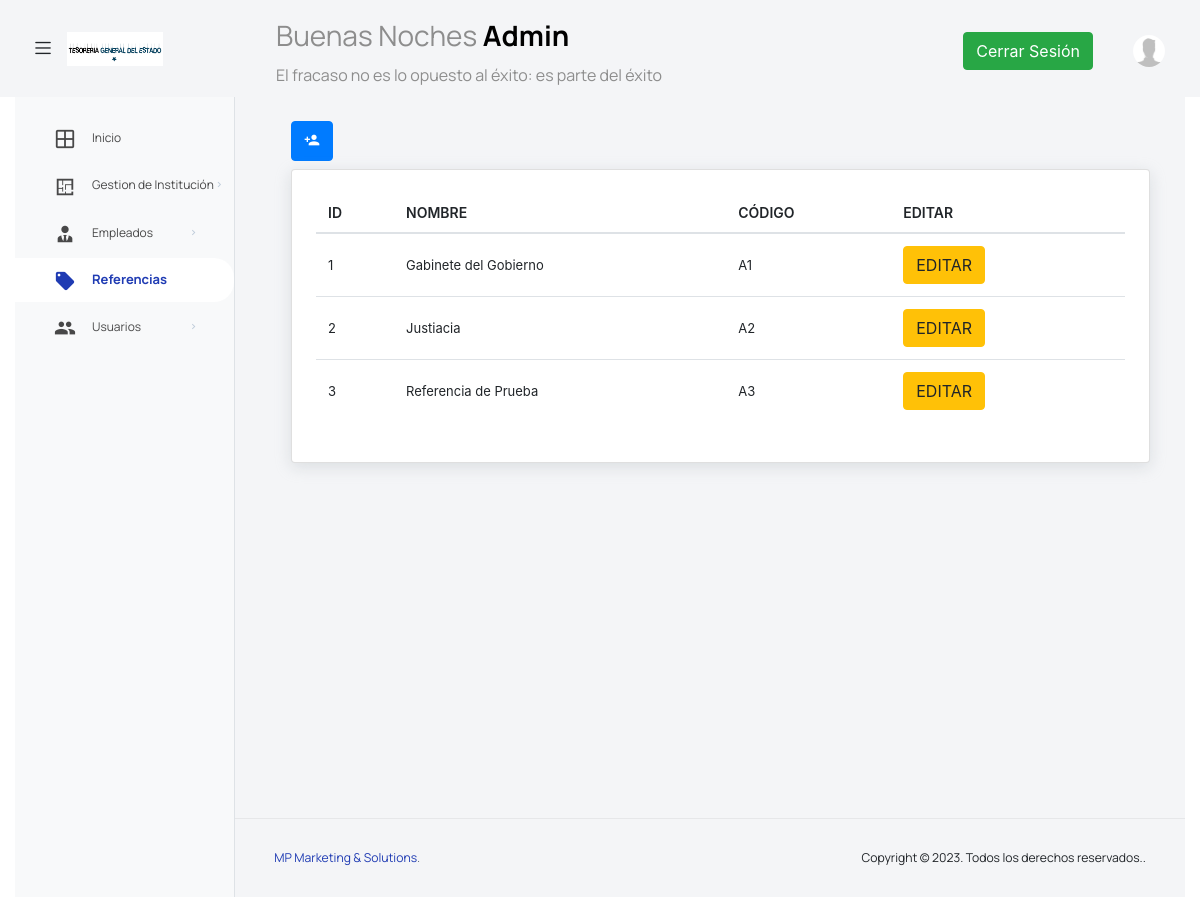
/admin/referencias.php (signed in), run on the app's committed database.
### tables this page shows
CREATE TABLE `referencias` (
  `Id` int(5) NOT NULL,
  `Nombre` varchar(100) DEFAULT NULL,
  `Codigo` varchar(10) DEFAULT NULL
);

### componentes/tabla_referencias.php (the view, shortened to what this page needs)
<div class="row">
    <div class="col-lg-6 mb-2">
        <a href="../admin/nuevaReferencia.php" class="btn btn-primary"> <i class="mdi mdi-account-plus"></i></a>
    </div>
</div>
<div class="col-lg-12 grid-margin stretch-card">
    <div class="card">
        <div class="card-body">
            <div class="table-responsive">
                <table id="myTable" class="table table-hover">
                    <thead>
                        <tr>
                            <th>ID</th>
                            <th>NOMBRE</th>
                            <th>CÓDIGO</th>
                            <th>EDITAR</th>
                        </tr>
                    </thead>
                    <tbody>
                        <?php while ($row_pacientes = $pacientes->fetch_assoc()) {  ?>
                            <tr>
                                <td> <?= $row_pacientes['Id']; ?></td>
                                <td> <?= $row_pacientes['Nombre']; ?></td>
                                <td> <?= $row_pacientes['Codigo']; ?></td>
                                <td>
                                    <a href="../admin/editarReferencia.php?id=<?php echo $row_pacientes['Id'];  ?>" class="btn btn-warning me-2" ">EDITAR</a>
                                </td>
                            </tr>
                        <?php } ?>
                    </tbody>
                </table>
            </div>
        </div>
    </div>
</div>

### componentes/head.php (style rules this page uses)
.table th, .table td { vertical-align: middle; }
.table th { font-weight: 600; }

### data on the page
referencias: Id "1", Nombre "Gabinete del Gobierno", Codigo "A1"
referencias: Id "2", Nombre "Justiacia", Codigo "A2"
referencias: Id "3", Nombre "Referencia de Prueba", Codigo "A3"

### other printed values
$saludo "Buenas Noches"
$usuario "Admin"
